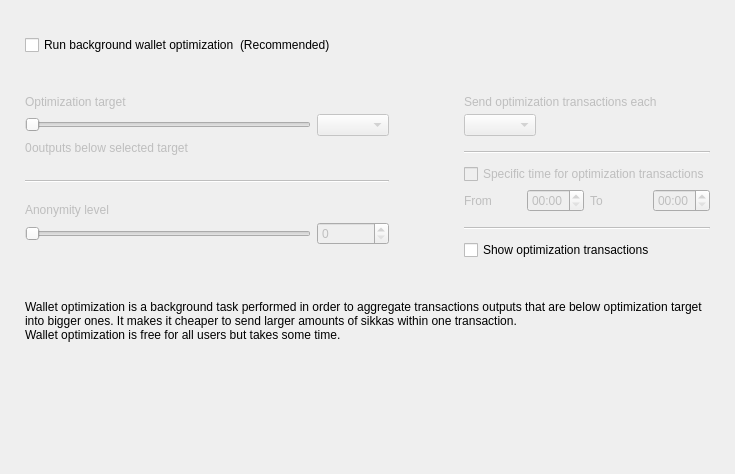
<?xml version="1.0" encoding="UTF-8"?>
<ui version="4.0">
 <class>OptimizationOptionsFrame</class>
 <widget class="QFrame" name="OptimizationOptionsFrame">
  <property name="geometry">
   <rect>
    <x>0</x>
    <y>0</y>
    <width>735</width>
    <height>474</height>
   </rect>
  </property>
  <property name="windowTitle">
   <string>Frame</string>
  </property>
  <property name="frameShape">
   <enum>QFrame::NoFrame</enum>
  </property>
  <property name="frameShadow">
   <enum>QFrame::Raised</enum>
  </property>
  <layout class="QVBoxLayout" name="verticalLayout">
   <property name="spacing">
    <number>0</number>
   </property>
   <property name="leftMargin">
    <number>25</number>
   </property>
   <property name="topMargin">
    <number>35</number>
   </property>
   <property name="rightMargin">
    <number>25</number>
   </property>
   <property name="bottomMargin">
    <number>0</number>
   </property>
   <item>
    <layout class="QHBoxLayout" name="horizontalLayout_2">
     <item>
      <widget class="QCheckBox" name="m_enableOptimizationCheck">
       <property name="text">
        <string>Run background wallet optimization</string>
       </property>
      </widget>
     </item>
     <item>
      <widget class="WalletGui::WalletNormalGrayTextLabel" name="label_8">
       <property name="text">
        <string>(Recommended)</string>
       </property>
      </widget>
     </item>
     <item>
      <spacer name="horizontalSpacer">
       <property name="orientation">
        <enum>Qt::Horizontal</enum>
       </property>
       <property name="sizeHint" stdset="0">
        <size>
         <width>40</width>
         <height>20</height>
        </size>
       </property>
      </spacer>
     </item>
    </layout>
   </item>
   <item>
    <spacer name="verticalSpacer_2">
     <property name="orientation">
      <enum>Qt::Vertical</enum>
     </property>
     <property name="sizeType">
      <enum>QSizePolicy::Fixed</enum>
     </property>
     <property name="sizeHint" stdset="0">
      <size>
       <width>20</width>
       <height>40</height>
      </size>
     </property>
    </spacer>
   </item>
   <item>
    <widget class="QWidget" name="m_optimizationOptionsWidget" native="true">
     <property name="enabled">
      <bool>true</bool>
     </property>
     <layout class="QHBoxLayout" name="horizontalLayout">
      <property name="spacing">
       <number>75</number>
      </property>
      <property name="leftMargin">
       <number>0</number>
      </property>
      <property name="topMargin">
       <number>0</number>
      </property>
      <property name="rightMargin">
       <number>0</number>
      </property>
      <property name="bottomMargin">
       <number>0</number>
      </property>
      <item alignment="Qt::AlignTop">
       <widget class="QWidget" name="widget1" native="true">
        <property name="enabled">
         <bool>false</bool>
        </property>
        <layout class="QGridLayout" name="gridLayout" columnstretch="50,0,0,0">
         <property name="leftMargin">
          <number>0</number>
         </property>
         <property name="topMargin">
          <number>0</number>
         </property>
         <property name="rightMargin">
          <number>0</number>
         </property>
         <property name="bottomMargin">
          <number>0</number>
         </property>
         <property name="verticalSpacing">
          <number>5</number>
         </property>
         <item row="0" column="0" colspan="4">
          <widget class="WalletGui::WalletNormalBlackTextLabel" name="label_5">
           <property name="text">
            <string>Optimization target</string>
           </property>
           <property name="indent">
            <number>0</number>
           </property>
          </widget>
         </item>
         <item row="4" column="0" colspan="4">
          <spacer name="verticalSpacer_3">
           <property name="orientation">
            <enum>Qt::Vertical</enum>
           </property>
           <property name="sizeType">
            <enum>QSizePolicy::Fixed</enum>
           </property>
           <property name="sizeHint" stdset="0">
            <size>
             <width>20</width>
             <height>20</height>
            </size>
           </property>
          </spacer>
         </item>
         <item row="1" column="0" colspan="3">
          <widget class="QSlider" name="m_thresholdSlider">
           <property name="maximum">
            <number>6</number>
           </property>
           <property name="pageStep">
            <number>1</number>
           </property>
           <property name="orientation">
            <enum>Qt::Horizontal</enum>
           </property>
          </widget>
         </item>
         <item row="1" column="3">
          <widget class="QComboBox" name="m_thresholdCombo"/>
         </item>
         <item row="5" column="0" colspan="4">
          <widget class="Line" name="line">
           <property name="orientation">
            <enum>Qt::Horizontal</enum>
           </property>
          </widget>
         </item>
         <item row="6" column="0" colspan="4">
          <spacer name="verticalSpacer_4">
           <property name="orientation">
            <enum>Qt::Vertical</enum>
           </property>
           <property name="sizeType">
            <enum>QSizePolicy::Fixed</enum>
           </property>
           <property name="sizeHint" stdset="0">
            <size>
             <width>20</width>
             <height>15</height>
            </size>
           </property>
          </spacer>
         </item>
         <item row="8" column="3">
          <widget class="QSpinBox" name="m_mixinSpin">
           <property name="buttonSymbols">
            <enum>QAbstractSpinBox::UpDownArrows</enum>
           </property>
          </widget>
         </item>
         <item row="7" column="0" colspan="4">
          <widget class="WalletGui::WalletNormalBlackTextLabel" name="label_7">
           <property name="text">
            <string>Anonymity level</string>
           </property>
           <property name="indent">
            <number>0</number>
           </property>
          </widget>
         </item>
         <item row="8" column="0" colspan="3">
          <widget class="QSlider" name="m_mixinSlider">
           <property name="pageStep">
            <number>1</number>
           </property>
           <property name="orientation">
            <enum>Qt::Horizontal</enum>
           </property>
          </widget>
         </item>
         <item row="2" column="0" colspan="4">
          <spacer name="verticalSpacer_12">
           <property name="orientation">
            <enum>Qt::Vertical</enum>
           </property>
           <property name="sizeType">
            <enum>QSizePolicy::Fixed</enum>
           </property>
           <property name="sizeHint" stdset="0">
            <size>
             <width>20</width>
             <height>0</height>
            </size>
           </property>
          </spacer>
         </item>
         <item row="3" column="0" colspan="4">
          <layout class="QHBoxLayout" name="horizontalLayout_3" stretch="0,1">
           <item>
            <widget class="QLabel" name="m_nonOptimizedOutputsLabel">
             <property name="text">
              <string>0</string>
             </property>
            </widget>
           </item>
           <item>
            <widget class="WalletGui::WalletNormalBlackTextLabel" name="m_nonOptimizedOutputsTextLabel">
             <property name="text">
              <string>outputs below selected target</string>
             </property>
            </widget>
           </item>
          </layout>
         </item>
        </layout>
       </widget>
      </item>
      <item>
       <layout class="QVBoxLayout" name="verticalLayout_3">
        <property name="spacing">
         <number>10</number>
        </property>
        <property name="rightMargin">
         <number>0</number>
        </property>
        <property name="bottomMargin">
         <number>0</number>
        </property>
        <item>
         <widget class="QWidget" name="widget2" native="true">
          <property name="enabled">
           <bool>false</bool>
          </property>
          <layout class="QGridLayout" name="gridLayout_2" columnstretch="0,0,0,0">
           <property name="leftMargin">
            <number>0</number>
           </property>
           <property name="topMargin">
            <number>0</number>
           </property>
           <property name="rightMargin">
            <number>0</number>
           </property>
           <property name="bottomMargin">
            <number>0</number>
           </property>
           <property name="verticalSpacing">
            <number>5</number>
           </property>
           <item row="2" column="0" colspan="2" alignment="Qt::AlignLeft">
            <widget class="QComboBox" name="m_periodCombo"/>
           </item>
           <item row="8" column="0">
            <widget class="WalletGui::WalletNormalBlackTextLabel" name="label_2">
             <property name="text">
              <string>From</string>
             </property>
            </widget>
           </item>
           <item row="8" column="1">
            <widget class="QTimeEdit" name="m_startTimeEdit">
             <property name="enabled">
              <bool>false</bool>
             </property>
             <property name="displayFormat">
              <string>HH:mm</string>
             </property>
            </widget>
           </item>
           <item row="8" column="2">
            <widget class="WalletGui::WalletNormalBlackTextLabel" name="label_3">
             <property name="text">
              <string>To</string>
             </property>
            </widget>
           </item>
           <item row="8" column="3">
            <widget class="QTimeEdit" name="m_stopTimeEdit">
             <property name="enabled">
              <bool>false</bool>
             </property>
             <property name="displayFormat">
              <string>HH:mm</string>
             </property>
            </widget>
           </item>
           <item row="6" column="0" colspan="4">
            <widget class="QCheckBox" name="m_optimizationTimeCheck">
             <property name="text">
              <string>Specific time for optimization transactions</string>
             </property>
            </widget>
           </item>
           <item row="4" column="0" colspan="4">
            <widget class="Line" name="line_2">
             <property name="orientation">
              <enum>Qt::Horizontal</enum>
             </property>
            </widget>
           </item>
           <item row="0" column="0" colspan="4">
            <widget class="WalletGui::WalletNormalBlackTextLabel" name="label_4">
             <property name="text">
              <string>Send optimization transactions each</string>
             </property>
             <property name="indent">
              <number>0</number>
             </property>
            </widget>
           </item>
           <item row="7" column="0" colspan="4">
            <spacer name="verticalSpacer_8">
             <property name="orientation">
              <enum>Qt::Vertical</enum>
             </property>
             <property name="sizeType">
              <enum>QSizePolicy::Fixed</enum>
             </property>
             <property name="sizeHint" stdset="0">
              <size>
               <width>20</width>
               <height>0</height>
              </size>
             </property>
            </spacer>
           </item>
           <item row="3" column="0" colspan="4">
            <spacer name="verticalSpacer_6">
             <property name="orientation">
              <enum>Qt::Vertical</enum>
             </property>
             <property name="sizeType">
              <enum>QSizePolicy::Fixed</enum>
             </property>
             <property name="sizeHint" stdset="0">
              <size>
               <width>20</width>
               <height>10</height>
              </size>
             </property>
            </spacer>
           </item>
           <item row="10" column="0" colspan="4">
            <widget class="Line" name="line_3">
             <property name="orientation">
              <enum>Qt::Horizontal</enum>
             </property>
            </widget>
           </item>
           <item row="1" column="0" colspan="4">
            <spacer name="verticalSpacer_5">
             <property name="orientation">
              <enum>Qt::Vertical</enum>
             </property>
             <property name="sizeType">
              <enum>QSizePolicy::Fixed</enum>
             </property>
             <property name="sizeHint" stdset="0">
              <size>
               <width>20</width>
               <height>0</height>
              </size>
             </property>
            </spacer>
           </item>
           <item row="5" column="0" colspan="4">
            <spacer name="verticalSpacer_7">
             <property name="orientation">
              <enum>Qt::Vertical</enum>
             </property>
             <property name="sizeType">
              <enum>QSizePolicy::Fixed</enum>
             </property>
             <property name="sizeHint" stdset="0">
              <size>
               <width>20</width>
               <height>5</height>
              </size>
             </property>
            </spacer>
           </item>
           <item row="9" column="0" colspan="4">
            <spacer name="verticalSpacer_10">
             <property name="orientation">
              <enum>Qt::Vertical</enum>
             </property>
             <property name="sizeType">
              <enum>QSizePolicy::Fixed</enum>
             </property>
             <property name="sizeHint" stdset="0">
              <size>
               <width>20</width>
               <height>10</height>
              </size>
             </property>
            </spacer>
           </item>
          </layout>
         </widget>
        </item>
        <item>
         <widget class="QCheckBox" name="m_showFusionTransactionsCheck">
          <property name="enabled">
           <bool>true</bool>
          </property>
          <property name="text">
           <string>Show optimization transactions</string>
          </property>
         </widget>
        </item>
       </layout>
      </item>
     </layout>
    </widget>
   </item>
   <item>
    <spacer name="verticalSpacer_11">
     <property name="orientation">
      <enum>Qt::Vertical</enum>
     </property>
     <property name="sizeType">
      <enum>QSizePolicy::Fixed</enum>
     </property>
     <property name="sizeHint" stdset="0">
      <size>
       <width>20</width>
       <height>40</height>
      </size>
     </property>
    </spacer>
   </item>
   <item>
    <widget class="WalletGui::WalletExtraNormalGrayTextLabel" name="m_helpLabel">
     <property name="text">
      <string>Wallet optimization is a background task performed in order to aggregate transactions outputs that are below optimization target into bigger ones. It makes it cheaper to send larger amounts of sikkas within one transaction.
Wallet optimization is free for all users but takes some time.</string>
     </property>
     <property name="wordWrap">
      <bool>true</bool>
     </property>
    </widget>
   </item>
   <item>
    <spacer name="verticalSpacer">
     <property name="orientation">
      <enum>Qt::Vertical</enum>
     </property>
     <property name="sizeHint" stdset="0">
      <size>
       <width>20</width>
       <height>40</height>
      </size>
     </property>
    </spacer>
   </item>
  </layout>
 </widget>
 <customwidgets>
  <customwidget>
   <class>WalletGui::WalletNormalGrayTextLabel</class>
   <extends>QLabel</extends>
   <header>Gui/Common/WalletTextLabel.h</header>
  </customwidget>
  <customwidget>
   <class>WalletGui::WalletNormalBlackTextLabel</class>
   <extends>QLabel</extends>
   <header>Gui/Common/WalletTextLabel.h</header>
  </customwidget>
  <customwidget>
   <class>WalletGui::WalletExtraNormalGrayTextLabel</class>
   <extends>QLabel</extends>
   <header>Gui/Common/WalletTextLabel.h</header>
  </customwidget>
 </customwidgets>
 <resources/>
 <connections>
  <connection>
   <sender>m_enableOptimizationCheck</sender>
   <signal>toggled(bool)</signal>
   <receiver>widget1</receiver>
   <slot>setEnabled(bool)</slot>
   <hints>
    <hint type="sourcelabel">
     <x>147</x>
     <y>47</y>
    </hint>
    <hint type="destinationlabel">
     <x>176</x>
     <y>204</y>
    </hint>
   </hints>
  </connection>
  <connection>
   <sender>m_thresholdSlider</sender>
   <signal>valueChanged(int)</signal>
   <receiver>OptimizationOptionsFrame</receiver>
   <slot>thresholdChanged(int)</slot>
   <hints>
    <hint type="sourcelabel">
     <x>116</x>
     <y>139</y>
    </hint>
    <hint type="destinationlabel">
     <x>355</x>
     <y>194</y>
    </hint>
   </hints>
  </connection>
  <connection>
   <sender>m_mixinSlider</sender>
   <signal>valueChanged(int)</signal>
   <receiver>OptimizationOptionsFrame</receiver>
   <slot>mixinChanged(int)</slot>
   <hints>
    <hint type="sourcelabel">
     <x>116</x>
     <y>240</y>
    </hint>
    <hint type="destinationlabel">
     <x>367</x>
     <y>236</y>
    </hint>
   </hints>
  </connection>
  <connection>
   <sender>m_optimizationTimeCheck</sender>
   <signal>toggled(bool)</signal>
   <receiver>m_startTimeEdit</receiver>
   <slot>setEnabled(bool)</slot>
   <hints>
    <hint type="sourcelabel">
     <x>543</x>
     <y>179</y>
    </hint>
    <hint type="destinationlabel">
     <x>501</x>
     <y>207</y>
    </hint>
   </hints>
  </connection>
  <connection>
   <sender>m_optimizationTimeCheck</sender>
   <signal>toggled(bool)</signal>
   <receiver>m_stopTimeEdit</receiver>
   <slot>setEnabled(bool)</slot>
   <hints>
    <hint type="sourcelabel">
     <x>543</x>
     <y>179</y>
    </hint>
    <hint type="destinationlabel">
     <x>643</x>
     <y>207</y>
    </hint>
   </hints>
  </connection>
  <connection>
   <sender>m_mixinSpin</sender>
   <signal>valueChanged(int)</signal>
   <receiver>OptimizationOptionsFrame</receiver>
   <slot>mixinChanged(int)</slot>
   <hints>
    <hint type="sourcelabel">
     <x>273</x>
     <y>271</y>
    </hint>
    <hint type="destinationlabel">
     <x>367</x>
     <y>236</y>
    </hint>
   </hints>
  </connection>
  <connection>
   <sender>m_thresholdCombo</sender>
   <signal>currentIndexChanged(int)</signal>
   <receiver>OptimizationOptionsFrame</receiver>
   <slot>thresholdChanged(int)</slot>
   <hints>
    <hint type="sourcelabel">
     <x>270</x>
     <y>139</y>
    </hint>
    <hint type="destinationlabel">
     <x>367</x>
     <y>236</y>
    </hint>
   </hints>
  </connection>
  <connection>
   <sender>m_enableOptimizationCheck</sender>
   <signal>toggled(bool)</signal>
   <receiver>widget2</receiver>
   <slot>setEnabled(bool)</slot>
   <hints>
    <hint type="sourcelabel">
     <x>158</x>
     <y>48</y>
    </hint>
    <hint type="destinationlabel">
     <x>556</x>
     <y>197</y>
    </hint>
   </hints>
  </connection>
 </connections>
 <slots>
  <slot>thresholdChanged(int)</slot>
  <slot>mixinChanged(int)</slot>
 </slots>
</ui>
